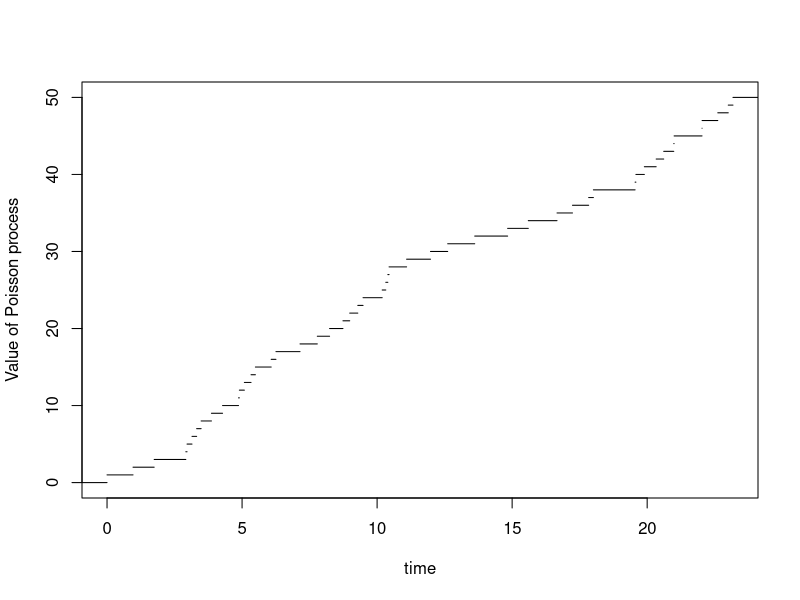

This chart was generated by the following R code:
## ---- chunk 1
# package for calculating matrix exponentials
## ---- chunk 2
# set the seed for generating random variables (for reproducability) 
# set.seed(2019)

# set the rate of the Poisson process/Exponential distribution
lambda <- 2
# number of jumps 
n <- 50
# initialise the jump times
jump_times <- rep(0, lenthought = n)

# note that the first value of the jump_times is aleady 0
for(i in 2:n){
  jump_times[i] <- jump_times[i - 1] + rexp(1, lambda)
}
jump_times
## ---- chunk 3
jump_times_2 = c(0, cumsum(rexp(n-1, lambda)))
# note that the two generated sample_paths are different, 
# since the Exponential random variables are different.
jump_times_2
## ---- chunk 4
# define the Poisson process as a function
poisson_process <- stepfun(jump_times, seq(0, n, by = 1))
# the first argument of `stepfun` is where the step function jumps
# the second argument is the hight of the step function

# Let us check some values.
# What is the value of N(3)? (Note that we use jump_times)
poisson_process(3)
poisson_process(10)
poisson_process(15)

## ---- chunk 5
plot(poisson_process, xlab = "time", ylab = "Value of Poisson process", main = NULL,
     verticals = FALSE, do.points = FALSE, xlim = c(0,jump_times[n]))

